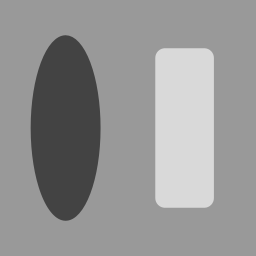
%> input picture inputs/oval_and_rectangle.png, 256 x 256 px
$ octave segmentation_2.m   (GNU Octave 9; MATLAB toolbox functions it lacks are replaced by stand-ins)
%> lines starting %> are read from the running program, lines starting %| are printed output that depends on the picture; in (x1, y1, x2, y2) boxes, pixels count from 0 and x2, y2 are one past the last pixel; in counts of white or black regions, pixels touching at a corner belong together; the program's own positions count from 1
### calc_order.m
function orders = calc_order(I,nhood)
    sigma = stdfilt(I,true(nhood));
    max_sigma = max(sigma,[],"all");
    min_sigma = min(sigma,[],"all");

    orders = 1 + sqrt((sigma - min_sigma)./(max_sigma - min_sigma + 1e-10));
end

### iso_frac_filter.m
function out= iso_frac_filter(v,n)
    m = (n-1)/2;
    weights = frac_term(v,0:m);
    weights = [flip(weights),weights(2:end)];
    out = diag(weights);
    out = out + flip(out);
    out(m+1,:) = weights;
    out(:,m+1) = weights;
end

### frac_term.m
function term = frac_term(order,h)
    term = (-1).^h.*gamma(order + 1)./(gamma(h+1) .*gamma(order - h +1));
end

### segmentation_2.m
clear all;
close all;

%% Control parameters
mu = 0.0002; % Weight for reg term
nu = 1; % weight for line term
lambda = 20; % weight for fit term
% gam = 0.2; % weight for fractional fit term
gam = 0;

delta_t = 1;
sigma = 3;
epsilon = 1.5; % smoothing For dirac delta and heaviside
alpha = 1;
beta = 0.8;
no_iter = 20000;
out_every = 1000; % no iteration after which plot is updated

%% Heaviside function
function h = Heaviside(x,e)
   h =  0.5 .*(1 + (2*atan(x/e))/pi);
end

%% Dirac Delta function
function d = DiracDelta(x,e)
    d = e./(pi*(e^2 + x.^2));
end

%% Read Image
% I = rgb2gray(imread("inputs/shaded_oval_and_rectangle.png"));
I = imread("inputs/oval_and_rectangle.png");
%> I is the input picture: size 256x256 uint8; min 67, max 217, mean 148.7
I = double(I)/255; % Normalize Image
%> I: size 256x256 double
I = imnoise(I, 'gaussian',0,0.005);

%% Enhancement

h = iso_frac_filter(0.9,51);
I = rescale(imfilter(I,h,"replicate"));

gauss_filter = fspecial('gaussian',6*ceil(sigma)+1,sigma);
% I = conv2(I,gauss_filter,"same");

[grad_I,grad_dir] = imgradient(I);
% Calculate Order Matrix
imshow(grad_I);
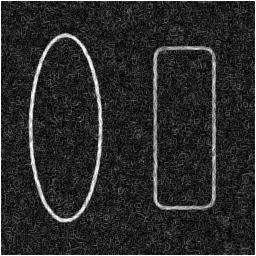
%> displayed picture: size 256x256, on the screen's scale of 0 to 255; min 0, max 255, mean 43
% P = (255*grad_I + alpha)./ (255*grad_I + beta);
P = calc_order(I,15);
%> in calc_order, `sigma = stdfilt(I,true(nhood));`:
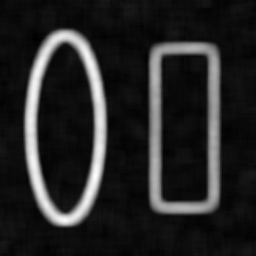
%> sigma: size 256x256 double; min 0.0262, max 0.205, mean 0.0529; drawn with min black and max white
%> in calc_order, `max_sigma = max(sigma,[],"all");`: max_sigma = 0.205
%> in calc_order, `min_sigma = min(sigma,[],"all");`: min_sigma = 0.0262
%> in calc_order, `orders = 1 + sqrt((sigma - min_sigma)./(max_sigma - min_sigma + 1e-10));`:
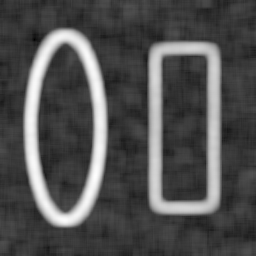
%> orders: size 256x256 double; min 1, max 2, mean 1.32; drawn with min black and max white

tic
I_frac = rescale(abs(FracDerConv(I,P)));
%> after the loop in FracDerConv, `parfor i = 1:n`:
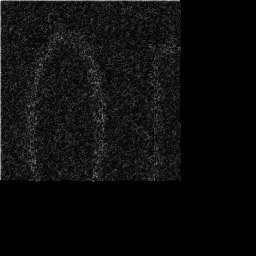
%> g: size 256x256 double; 50.26% of the values are NaN or infinite; the others: min 0.000723, max 0.879, mean 0.0915; drawn with min black, max white, NaN and infinite black
toc
figure();
imshow(I_frac);

%% Calculate edge stop function
I_frac_smooth = conv2(I_frac,gauss_filter,"same");
% edgeStop = 1./(1 + I_frac_smooth);
edgeStop = 1./(1 + I_frac_smooth);
figure();
imshow(rescale(edgeStop));
title("Edge Stop Function");

%% Initialize Level Set
phi =  2*ones(size(I));
phi(32:224,32:224) = -2;
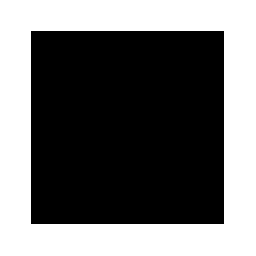
%> phi: size 256x256 double; values -2 (black) and 2 (white), 43.2% white; 1 white region, box (x1, y1, x2, y2) and area: (0, 0, 256, 256) 28287
figure();
imshow(I,[]);hold on;
contour(phi, [0 0], 'r', 'LineWidth', 1);
title("Initial Level set");

figure();

line_terms = zeros([1,no_iter]);
area_terms = zeros([1,no_iter]);
reg_terms = zeros([1,no_iter]);
fit_terms = zeros([1,no_iter]);
frac_fit_terms = zeros([1,no_iter]);

K = gauss_filter;
KI = imfilter(I,K,'replicate');
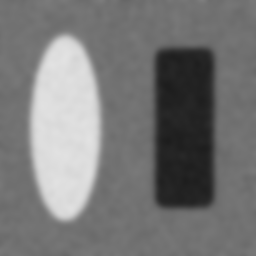
%> KI: size 256x256 double; min 0.114, max 0.888, mean 0.469
FI = I + I_frac;
FKI = imfilter(FI,K,"replicate");

%% Iteration
tic
%> the run ends on the next line
for iter = 1:no_iter
% [81 lines not run here, left out]
function phi = NeumannBoundCond(phi)
    % Enforce Neumann boundary conditions by copying edge pixels
    [nrow, ncol] = size(phi);

    % Corners
    phi(1,1) = phi(3,3);
    phi(1,ncol) = phi(3,ncol-2);
    phi(nrow,1) = phi(nrow-2,3);
    phi(nrow,ncol) = phi(nrow-2,ncol-2);

    % Top and bottom rows
    phi(1,2:ncol-1) = phi(3,2:ncol-1);
    phi(nrow,2:ncol-1) = phi(nrow-2,2:ncol-1);

    % Left and right columns
    phi(2:nrow-1,1) = phi(2:nrow-1,3);
    phi(2:nrow-1,ncol) = phi(2:nrow-1,ncol-2);
end
function out = dr(x)
    zrs = (x==0);
    out =  zrs + ...
            (x > 0 & x <1).*(sin(2*pi*x)./(2*pi*x + zrs)) + ...
            (x >= 1).*(1 - 1./(x+zrs) );

end

function g = FracDerConv(I,order_matrix)
    [n,m] = size(I);
    % gx = zeros(I);
    % gy = zeros(I);
    g = zeros(size(I));
    parfor i = 1:n
        for j = 1:m
            order = order_matrix(i,j);
            ksize = max([i,j]);
            h = ksize-1: -1 :0;
            kernel = ((-1).^h) .* gamma(order+1)./(gamma(h+1) .* gamma(order-h+1));
            gy = sum(I(1:i,j).*transpose(kernel(ksize-i+1:ksize)),"all");
            gx = sum(I(i,1:j).*kernel(ksize-j+1:ksize),"all");
            g(i,j) = abs(gy) + abs(gx);
        end
    end
end
